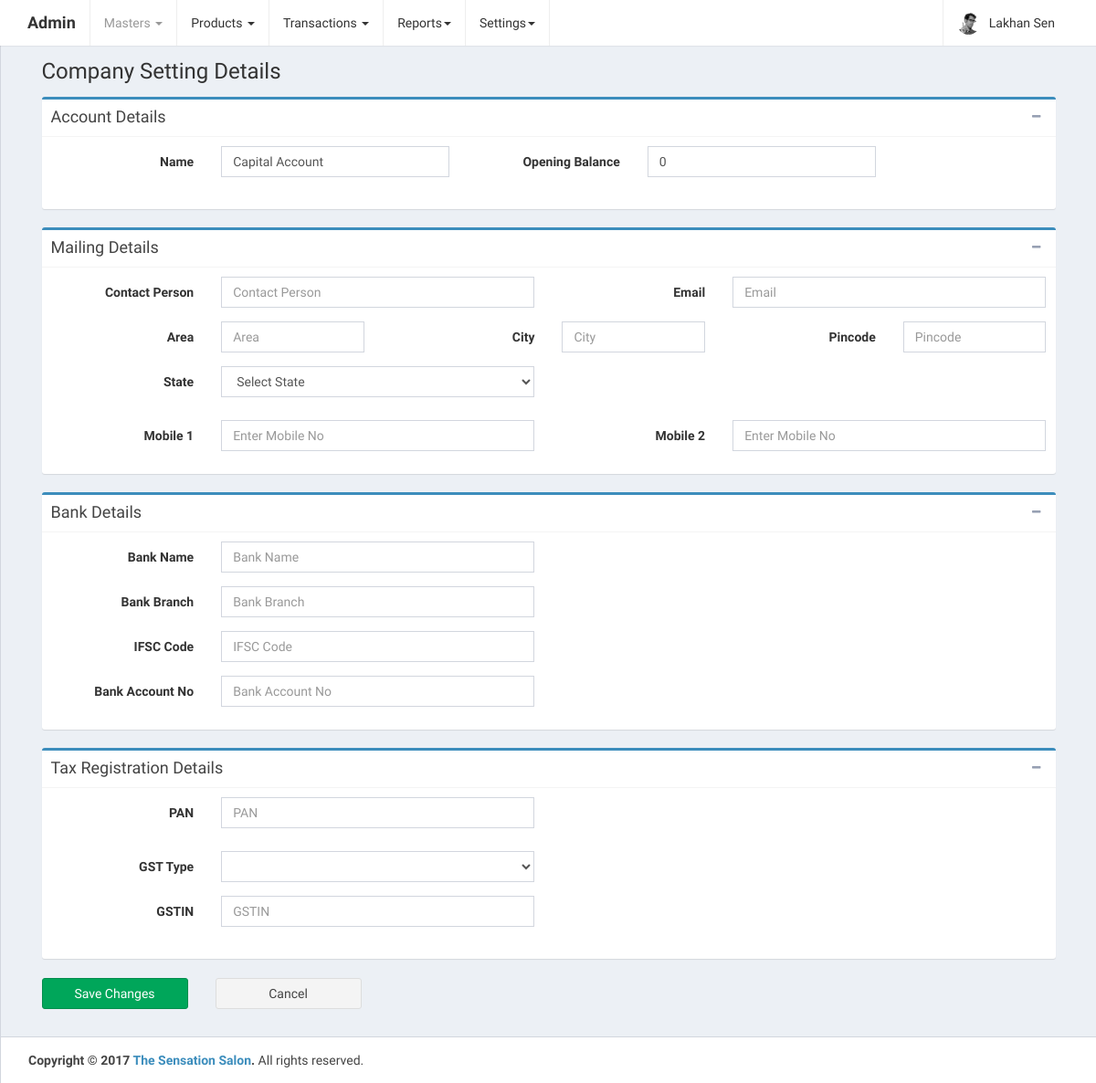
Page /home.php?controller=companysetting&action=get (signed in) on the earlier database version.
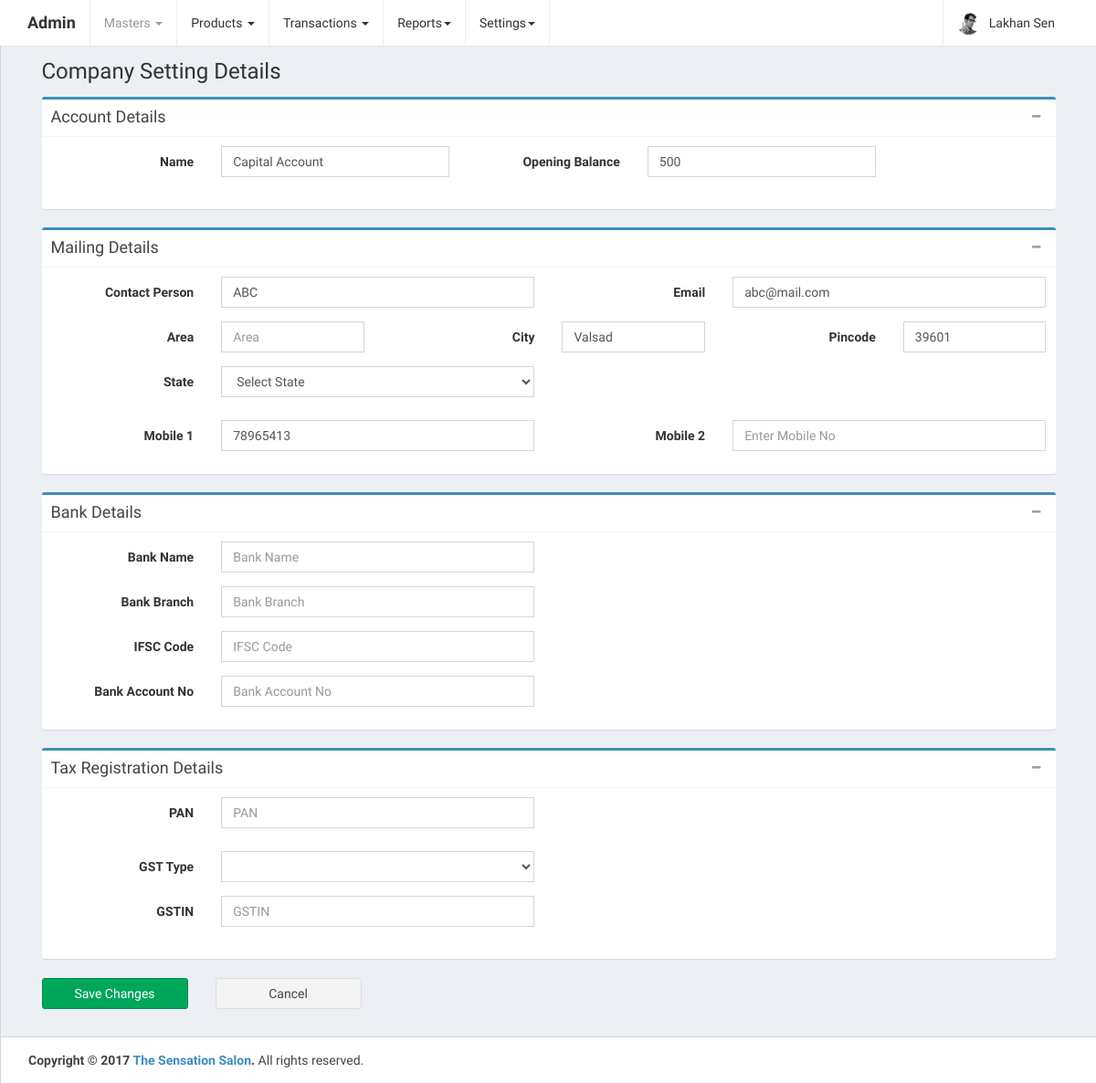
Same page on the later database version.
### tables this page shows
CREATE TABLE `company_setting` (
  `id` int(11) NOT NULL,
  `name` varchar(255) NOT NULL,
  `opening_balance` double NOT NULL,
  `contact_person` varchar(255) NOT NULL,
  `area` varchar(255) NOT NULL,
  `city` varchar(255) NOT NULL,
  `pincode` varchar(255) NOT NULL,
  `gst_state_code_id` int(11) NOT NULL,
  `email` varchar(255) NOT NULL,
  `mobile1` varchar(255) NOT NULL,
  `mobile2` varchar(255) NOT NULL,
  `bank_name` varchar(255) NOT NULL,
  `bank_branch` varchar(255) NOT NULL,
  `ifsc_code` varchar(255) NOT NULL,
  `bank_account_no` varchar(255) NOT NULL,
  `pan` varchar(255) NOT NULL,
  `gst_type_id` int(11) NOT NULL,
  `gstin` varchar(255) NOT NULL,
  `is_default` tinyint(1) NOT NULL,
  `is_deleted` tinyint(1) NOT NULL,
  `created_at` datetime NOT NULL,
  `updated_at` datetime NOT NULL
);

### home.php (called while the page is built, shortened)
<?php
require_once 'config/database.php';
require_once 'config/routes.php';
?>

### config/Database.php (called while the page is built)
<?php
class Database {
    public function connect() {
        $conn = new mysqli('localhost', 'root', '', 'thesensationbeautycentre');
        if ($conn->connect_error) {
            die("Connection failed: " . $conn->connect_error);
        } else {
            return $conn;
        }
    }
}
?>

### models/CompanySetting.php (called while the page is built, shortened)
<?php
class CompanySetting {
    public $conn;
    public function __construct() {
        $db = new Database();
        $this->conn = $db->connect();
    }
    public function getCompanySetting() {
        $company_setting = $this->conn->query('SELECT * FROM company_setting');
        return $company_setting;
    }
}
?>

### views/add_company_setting.php (the view, shortened to what the changed rows need)
<link rel="stylesheet" href="public/plugins/select2/select2.min.css">
<?php
if (isset($company_settings)) {
    foreach ($company_settings as $company_setting) {
        ?>
        <form class="form-horizontal" method="post">
            <div class="row">
                <div class="col-md-12">
                    <div class="box box-primary">
                        <div class="box-header with-border">
                            <h3 class="box-title">Account Details</h3>
                            <div class="box-tools pull-right">
                                <button type="button" class="btn btn-box-tool" data-widget="collapse"><i class="fa fa-minus"></i>
                                </button>
                            </div>
                        </div>
                        <div class="box-body">
                            <div class="form-group">
                                <label for="name" class="col-sm-2 control-label" id="name_label">Name</label>
                                <div class="col-sm-3">
                                    <input type="text" class="form-control" id="name" name="name" placeholder="Name" value="<?php echo $company_setting['name']; ?>"  required="required">
                                </div>
                                <label for="opening_balance" class="col-sm-2 control-label">Opening Balance</label>
                                <div class="col-sm-3">
                                    <input type="text" class="form-control decimal" id="opening_balance" name="opening_balance" placeholder="0.00" onkeypress="return allowOnlyNumberWithDecimal(event)" oncopy="return false;" onpaste="return false;" autocomplete="off" value="<?php echo $company_setting['opening_balance']; ?>">
                                </div>
                            </div>
                        </div>
                    </div>
                </div>
            </div>
            <div class="row">
                <div class="col-md-12">
                    <div class="box box-primary">
                        <div class="box-header with-border">
                            <h3 class="box-title">Mailing Details</h3>
                            <div class="box-tools pull-right">
                                <button type="button" class="btn btn-box-tool" data-widget="collapse"><i class="fa fa-minus"></i>
                                </button>
                            </div>
                        </div>
                        <div class="box-body">
                            <div class="form-group">
                                <label for="contact_person" class="col-sm-2 control-label">Contact Person</label>
                                <div class="col-sm-4">
                                    <input type="text" class="form-control" id="contact_person" name="contact_person" placeholder="Contact Person" value="<?php echo $company_setting['contact_person']; ?>">
                                </div>
                                <label for="email" class="col-sm-2 control-label">Email</label>
                                <div class="col-sm-4">
                                    <input type="email" class="form-control" id="email" name="email" placeholder="Email" value="<?php echo $company_setting['email']; ?>">
                                </div>
                            </div>
                            <div class="form-group">
                                <label for="area" class="col-sm-2 control-label">Area</label>
                                <div class="col-sm-2">
                                    <input type="text" class="form-control" id="area" name="area" placeholder="Area" value="<?php echo $company_setting['area']; ?>">
                                </div>
                                <label for="city" class="col-sm-2 control-label">City</label>
                                <div class="col-sm-2">
                                    <input type="text" class="form-control" id="city" name="city" placeholder="City" value="<?php echo $company_setting['city']; ?>">
                                </div>
                                <label for="pincode" class="col-sm-2 control-label">Pincode</label>
                                <div class="col-sm-2">
                                    <input type="text" class="form-control" id="pincode" name="pincode" placeholder="Pincode" value="<?php echo $company_setting['pincode']; ?>">
                                </div>
                            </div>
                            <div class="form-group">
                                <label for="gst_state_code_id" class="col-sm-2 control-label">State</label>
                                <div class="col-sm-4">
                                    <select class="form-control" id="gst_state_code_id" name="gst_state_code_id">
                                        <option value="0">Select State</option>
                                    </select>
                                </div>
                            </div>
                            <div class="form-group">
                                <label for="mobile1" class="col-sm-2 control-label">Mobile 1</label>
                                <div class="col-sm-4">
                                    <input type="text" class="form-control" id="mobile1" name="mobile1" placeholder="Enter Mobile No" maxlength="10" minlength="10" onkeypress="return allowOnlyNumber(event)" oncopy="return false;" onpaste="return false;" autocomplete="off" value="<?php echo $company_setting['mobile1']; ?>">
                                </div>
                                <label for="mobile2" class="col-sm-2 control-label">Mobile 2</label>
                                <div class="col-sm-4">
                                    <input type="text" class="form-control" id="mobile2" name="mobile2" placeholder="Enter Mobile No" maxlength="10" minlength="10" onkeypress="return allowOnlyNumber(event)" oncopy="return false;" onpaste="return false;" autocomplete="off" value="<?php echo $company_setting['mobile2']; ?>">
                                </div>
                            </div>
                        </div>
                    </div>
                </div>
            </div>
            <div class="row">
                <div class="col-md-12">
                    <div class="box box-primary">
                        <div class="box-header with-border">
                            <h3 class="box-title">Bank Details</h3>
                            <div class="box-tools pull-right">
                                <button type="button" class="btn btn-box-tool" data-widget="collapse"><i class="fa fa-minus"></i>
                                </button>
                            </div>
                        </div>
                        <div class="box-body">
                            <div class="form-group">
                                <label for="bank_name" class="col-sm-2 control-label">Bank Name</label>
                                <div class="col-sm-4">
                                    <input type="text" class="form-control" id="bank_name" name="bank_name" placeholder="Bank Name" value="<?php echo $company_setting['bank_name']; ?>">
                                </div>
                            </div>
                            <div class="form-group">
                                <label for="bank_branch" class="col-sm-2 control-label">Bank Branch</label>
                                <div class="col-sm-4">
                                    <input type="text" class="form-control" id="bank_branch" name="bank_branch" placeholder="Bank Branch" value="<?php echo $company_setting['bank_branch']; ?>">
                                </div>
                            </div>
                            <div class="form-group">
                                <label for="ifsc_code" class="col-sm-2 control-label">IFSC Code</label>
                                <div class="col-sm-4">
                                    <input type="text" class="form-control" id="ifsc_code" name="ifsc_code" placeholder="IFSC Code" value="<?php echo $company_setting['ifsc_code']; ?>">
                                </div>
                            </div>
                            <div class="form-group">
                                <label for="bank_account_no" class="col-sm-2 control-label">Bank Account No</label>
                                <div class="col-sm-4">
                                    <input type="text" class="form-control" id="bank_account_no" name="bank_account_no" placeholder="Bank Account No" value="<?php echo $company_setting['bank_account_no']; ?>">
                                </div>
                            </div>
                        </div>
                    </div>
                </div>
            </div>
            <div class="row">
                <div class="col-md-12">
                    <div class="box box-primary">
                        <div class="box-header with-border">
                            <h3 class="box-title">Tax Registration Details</h3>
                            <div class="box-tools pull-right">
                                <button type="button" class="btn btn-box-tool" data-widget="collapse"><i class="fa fa-minus"></i>
                                </button>
                            </div>
                        </div>
                        <div class="box-body">
                            <div class="form-group">
                                <label for="pan" class="col-sm-2 control-label">PAN</label>
                                <div class="col-sm-4">
                                    <input type="text" class="form-control" id="pan" name="pan" placeholder="PAN" value="<?php echo $company_setting['pan']; ?>">
                                </div>
                            </div>
                            <div class="form-group">
                                <label for="gst_type_id" class="col-sm-2 control-label">GST Type</label>
                                <div class="col-sm-4">
                                    <select class="form-control" id="gst_type_id" name="gst_type_id">
                                    </select>
                                </div>
                            </div>
                            <div class="form-group">
                                <label for="gstin" class="col-sm-2 control-label">GSTIN</label>
                                <div class="col-sm-4">
                                    <input type="text" class="form-control" id="gstin" name="gstin" placeholder="GSTIN" value="<?php echo $company_setting['gstin']; ?>" maxlength="15" minlength="15" oncopy="return false;" onpaste="return false;" autocomplete="off">
                                </div>
                            </div>
                        </div>
                    </div>
                </div>
            </div>
            <div class="row">
                <div class="col-md-12">
        </div>
        <div class="col-md-12">
            <div class="form-group">
                <div class="col-sm-2">
                    <button type="submit" class="btn btn-success btn-block">Save Changes</button>
                </div>
                <div class="col-sm-2">
                    <a href="?controller=accountgroup&action=getall" type="button" class="btn btn-default btn-block">Cancel</a>
                </div>
            </div>
        </div>
    </div>
</form>
   <?php
    }
}
?>

Differences in the rows shown:
changed company_setting "Capital Account": opening_balance "0" → "500"; contact_person (not shown) → "ABC"; email (not shown) → "abc@mail.com"; city (not shown) → "Valsad"; pincode (not shown) → "39601"; mobile1 (not shown) → "78965413"
